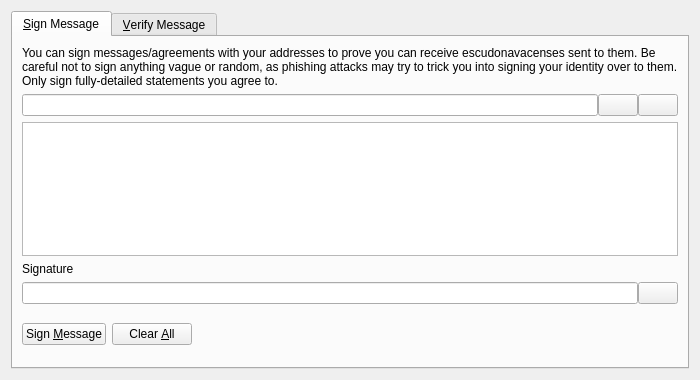
<?xml version="1.0" encoding="UTF-8"?>
<ui version="4.0">
 <class>SignVerifyMessageDialog</class>
 <widget class="QDialog" name="SignVerifyMessageDialog">
  <property name="geometry">
   <rect>
    <x>0</x>
    <y>0</y>
    <width>700</width>
    <height>380</height>
   </rect>
  </property>
  <property name="windowTitle">
   <string>Signatures - Sign / Verify a Message</string>
  </property>
  <property name="modal">
   <bool>true</bool>
  </property>
  <layout class="QVBoxLayout" name="verticalLayout">
   <item>
    <widget class="QTabWidget" name="tabWidget">
     <property name="currentIndex">
      <number>0</number>
     </property>
     <widget class="QWidget" name="tabSignMessage">
      <attribute name="title">
       <string>&amp;Sign Message</string>
      </attribute>
      <layout class="QVBoxLayout" name="verticalLayout_SM">
       <item>
        <widget class="QLabel" name="infoLabel_SM">
         <property name="text">
          <string>You can sign messages/agreements with your addresses to prove you can receive escudonavacenses sent to them. Be careful not to sign anything vague or random, as phishing attacks may try to trick you into signing your identity over to them. Only sign fully-detailed statements you agree to.</string>
         </property>
         <property name="textFormat">
          <enum>Qt::PlainText</enum>
         </property>
         <property name="wordWrap">
          <bool>true</bool>
         </property>
        </widget>
       </item>
       <item>
        <layout class="QHBoxLayout" name="horizontalLayout_1_SM">
         <property name="spacing">
          <number>0</number>
         </property>
         <item>
          <widget class="QValidatedLineEdit" name="addressIn_SM">
           <property name="toolTip">
            <string>The EscudoNavacense address to sign the message with</string>
           </property>
          </widget>
         </item>
         <item>
          <widget class="QPushButton" name="addressBookButton_SM">
           <property name="toolTip">
            <string>Choose previously used address</string>
           </property>
           <property name="text">
            <string/>
           </property>
           <property name="icon">
            <iconset resource="../bitcoin.qrc">
             <normaloff>:/icons/address-book</normaloff>:/icons/address-book</iconset>
           </property>
           <property name="shortcut">
            <string>Alt+A</string>
           </property>
           <property name="autoDefault">
            <bool>false</bool>
           </property>
          </widget>
         </item>
         <item>
          <widget class="QPushButton" name="pasteButton_SM">
           <property name="toolTip">
            <string>Paste address from clipboard</string>
           </property>
           <property name="text">
            <string/>
           </property>
           <property name="icon">
            <iconset resource="../bitcoin.qrc">
             <normaloff>:/icons/editpaste</normaloff>:/icons/editpaste</iconset>
           </property>
           <property name="shortcut">
            <string>Alt+P</string>
           </property>
           <property name="autoDefault">
            <bool>false</bool>
           </property>
          </widget>
         </item>
        </layout>
       </item>
       <item>
        <widget class="QPlainTextEdit" name="messageIn_SM">
         <property name="toolTip">
          <string>Enter the message you want to sign here</string>
         </property>
        </widget>
       </item>
       <item>
        <widget class="QLabel" name="signatureLabel_SM">
         <property name="text">
          <string>Signature</string>
         </property>
         <property name="textFormat">
          <enum>Qt::PlainText</enum>
         </property>
        </widget>
       </item>
       <item>
        <layout class="QHBoxLayout" name="horizontalLayout_2_SM">
         <property name="spacing">
          <number>0</number>
         </property>
         <item>
          <widget class="QLineEdit" name="signatureOut_SM">
           <property name="font">
            <font>
             <italic>true</italic>
            </font>
           </property>
           <property name="readOnly">
            <bool>true</bool>
           </property>
          </widget>
         </item>
         <item>
          <widget class="QPushButton" name="copySignatureButton_SM">
           <property name="toolTip">
            <string>Copy the current signature to the system clipboard</string>
           </property>
           <property name="text">
            <string/>
           </property>
           <property name="icon">
            <iconset resource="../bitcoin.qrc">
             <normaloff>:/icons/editcopy</normaloff>:/icons/editcopy</iconset>
           </property>
           <property name="autoDefault">
            <bool>false</bool>
           </property>
          </widget>
         </item>
        </layout>
       </item>
       <item>
        <layout class="QHBoxLayout" name="horizontalLayout_3_SM">
         <item>
          <widget class="QPushButton" name="signMessageButton_SM">
           <property name="toolTip">
            <string>Sign the message to prove you own this EscudoNavacense address</string>
           </property>
           <property name="text">
            <string>Sign &amp;Message</string>
           </property>
           <property name="icon">
            <iconset resource="../bitcoin.qrc">
             <normaloff>:/icons/edit</normaloff>:/icons/edit</iconset>
           </property>
           <property name="autoDefault">
            <bool>false</bool>
           </property>
          </widget>
         </item>
         <item>
          <widget class="QPushButton" name="clearButton_SM">
           <property name="toolTip">
            <string>Reset all sign message fields</string>
           </property>
           <property name="text">
            <string>Clear &amp;All</string>
           </property>
           <property name="icon">
            <iconset resource="../bitcoin.qrc">
             <normaloff>:/icons/remove</normaloff>:/icons/remove</iconset>
           </property>
           <property name="autoDefault">
            <bool>false</bool>
           </property>
          </widget>
         </item>
         <item>
          <spacer name="horizontalSpacer_1_SM">
           <property name="orientation">
            <enum>Qt::Horizontal</enum>
           </property>
           <property name="sizeHint" stdset="0">
            <size>
             <width>40</width>
             <height>48</height>
            </size>
           </property>
          </spacer>
         </item>
         <item>
          <widget class="QLabel" name="statusLabel_SM">
           <property name="font">
            <font>
             <weight>75</weight>
             <bold>true</bold>
            </font>
           </property>
           <property name="text">
            <string/>
           </property>
           <property name="wordWrap">
            <bool>true</bool>
           </property>
          </widget>
         </item>
         <item>
          <spacer name="horizontalSpacer_2_SM">
           <property name="orientation">
            <enum>Qt::Horizontal</enum>
           </property>
           <property name="sizeHint" stdset="0">
            <size>
             <width>40</width>
             <height>48</height>
            </size>
           </property>
          </spacer>
         </item>
        </layout>
       </item>
      </layout>
     </widget>
     <widget class="QWidget" name="tabVerifyMessage">
      <attribute name="title">
       <string>&amp;Verify Message</string>
      </attribute>
      <layout class="QVBoxLayout" name="verticalLayout_VM">
       <item>
        <widget class="QLabel" name="infoLabel_VM">
         <property name="text">
          <string>Enter the receiver's address, message (ensure you copy line breaks, spaces, tabs, etc. exactly) and signature below to verify the message. Be careful not to read more into the signature than what is in the signed message itself, to avoid being tricked by a man-in-the-middle attack. Note that this only proves the signing party receives with the address, it cannot prove sendership of any transaction!</string>
         </property>
         <property name="textFormat">
          <enum>Qt::PlainText</enum>
         </property>
         <property name="alignment">
          <set>Qt::AlignLeading|Qt::AlignLeft|Qt::AlignTop</set>
         </property>
         <property name="wordWrap">
          <bool>true</bool>
         </property>
        </widget>
       </item>
       <item>
        <layout class="QHBoxLayout" name="horizontalLayout_1_VM">
         <property name="spacing">
          <number>0</number>
         </property>
         <item>
          <widget class="QValidatedLineEdit" name="addressIn_VM">
           <property name="toolTip">
            <string>The EscudoNavacense address the message was signed with</string>
           </property>
          </widget>
         </item>
         <item>
          <widget class="QPushButton" name="addressBookButton_VM">
           <property name="toolTip">
            <string>Choose previously used address</string>
           </property>
           <property name="text">
            <string/>
           </property>
           <property name="icon">
            <iconset resource="../bitcoin.qrc">
             <normaloff>:/icons/address-book</normaloff>:/icons/address-book</iconset>
           </property>
           <property name="shortcut">
            <string>Alt+A</string>
           </property>
           <property name="autoDefault">
            <bool>false</bool>
           </property>
          </widget>
         </item>
        </layout>
       </item>
       <item>
        <widget class="QPlainTextEdit" name="messageIn_VM"/>
       </item>
       <item>
        <widget class="QValidatedLineEdit" name="signatureIn_VM"/>
       </item>
       <item>
        <layout class="QHBoxLayout" name="horizontalLayout_2_VM">
         <item>
          <widget class="QPushButton" name="verifyMessageButton_VM">
           <property name="toolTip">
            <string>Verify the message to ensure it was signed with the specified EscudoNavacense address</string>
           </property>
           <property name="text">
            <string>Verify &amp;Message</string>
           </property>
           <property name="icon">
            <iconset resource="../bitcoin.qrc">
             <normaloff>:/icons/transaction_0</normaloff>:/icons/transaction_0</iconset>
           </property>
           <property name="autoDefault">
            <bool>false</bool>
           </property>
          </widget>
         </item>
         <item>
          <widget class="QPushButton" name="clearButton_VM">
           <property name="toolTip">
            <string>Reset all verify message fields</string>
           </property>
           <property name="text">
            <string>Clear &amp;All</string>
           </property>
           <property name="icon">
            <iconset resource="../bitcoin.qrc">
             <normaloff>:/icons/remove</normaloff>:/icons/remove</iconset>
           </property>
           <property name="autoDefault">
            <bool>false</bool>
           </property>
          </widget>
         </item>
         <item>
          <spacer name="horizontalSpacer_1_VM">
           <property name="orientation">
            <enum>Qt::Horizontal</enum>
           </property>
           <property name="sizeHint" stdset="0">
            <size>
             <width>40</width>
             <height>48</height>
            </size>
           </property>
          </spacer>
         </item>
         <item>
          <widget class="QLabel" name="statusLabel_VM">
           <property name="font">
            <font>
             <weight>75</weight>
             <bold>true</bold>
            </font>
           </property>
           <property name="text">
            <string/>
           </property>
           <property name="wordWrap">
            <bool>true</bool>
           </property>
          </widget>
         </item>
         <item>
          <spacer name="horizontalSpacer_2_VM">
           <property name="orientation">
            <enum>Qt::Horizontal</enum>
           </property>
           <property name="sizeHint" stdset="0">
            <size>
             <width>40</width>
             <height>48</height>
            </size>
           </property>
          </spacer>
         </item>
        </layout>
       </item>
      </layout>
     </widget>
    </widget>
   </item>
  </layout>
 </widget>
 <customwidgets>
  <customwidget>
   <class>QValidatedLineEdit</class>
   <extends>QLineEdit</extends>
   <header>qt/qvalidatedlineedit.h</header>
  </customwidget>
 </customwidgets>
 <resources>
  <include location="../bitcoin.qrc"/>
 </resources>
 <connections/>
</ui>
